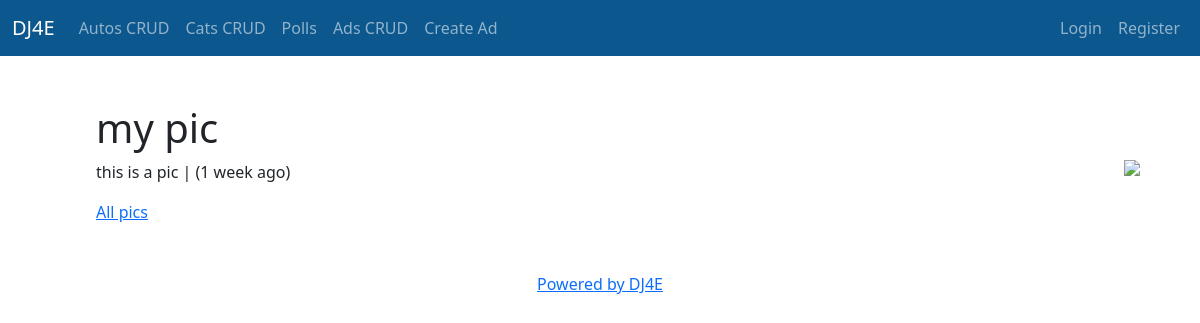
Screenshot of /pics/pic/1 with the database file from the repository.
### pics/models.py (models this page shows, shortened)
class Pic(models.Model):
    title = models.CharField(
            max_length=200,
            validators=[MinLengthValidator(2, "Title must be greater than 2 characters")]
    )
    text = models.TextField()
    owner = models.ForeignKey(settings.AUTH_USER_MODEL, on_delete=models.CASCADE)
    picture = models.BinaryField(null=True, blank=True, editable=True)
    content_type = models.CharField(max_length=256, null=True, blank=True,
                                    help_text='The MIMEType of the file')
    created_at = models.DateTimeField(auto_now_add=True)
    updated_at = models.DateTimeField(auto_now=True)

### pics/views.py (the view)
# urls.py: path('pic/<int:pk>', views.PicDetailView.as_view(), name='pic_detail'),
class PicDetailView(OwnerDetailView):
    model = Pic
    template_name = "pics/pic_detail.html"

### home/context_processors.py (called while the page is built)
def settings(request):
    return {
        'settings': django_settings,
    }

### pics/templates/pics/pic_detail.html (shortened to what this page needs)
{% extends "base_bootstrap.html" %}
{% load humanize %}
{% block content %}
<h1>{{ pic.title }}</h1>
{% if pic.content_type %}
<img style="float:right; max-width:50%;" src="{% url 'pics:pic_picture' pic.id %}"
    onclick="document.getElementById('overlay').style.display = 'block';">
{% endif %}
<p>
{{ pic.text }} | ({{ pic.updated_at|naturaltime }})
</p>
<p>
<a href="{% url 'pics:all' %}">All pics</a>
</p>
{% endblock %}

### rows the page displays
Pic: title "my pic", text "this is a pic", updated_at "1 week ago"
